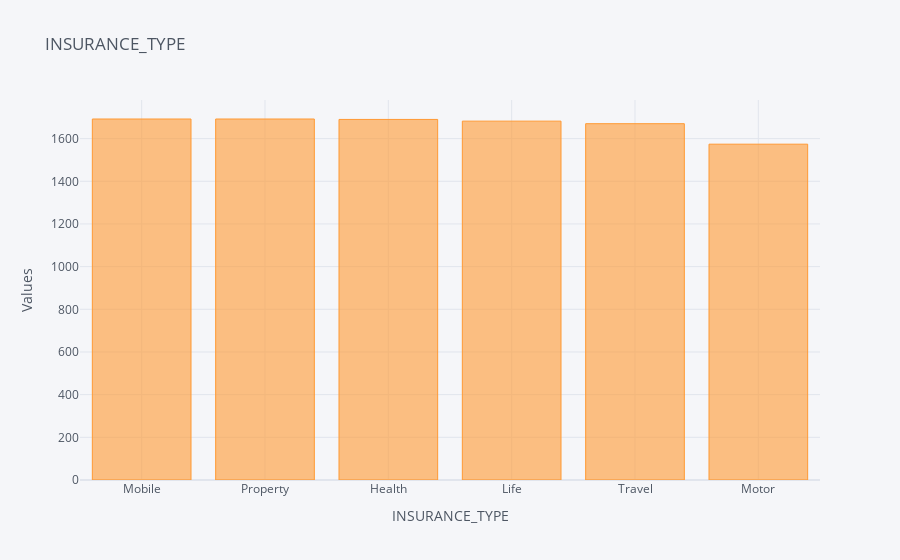
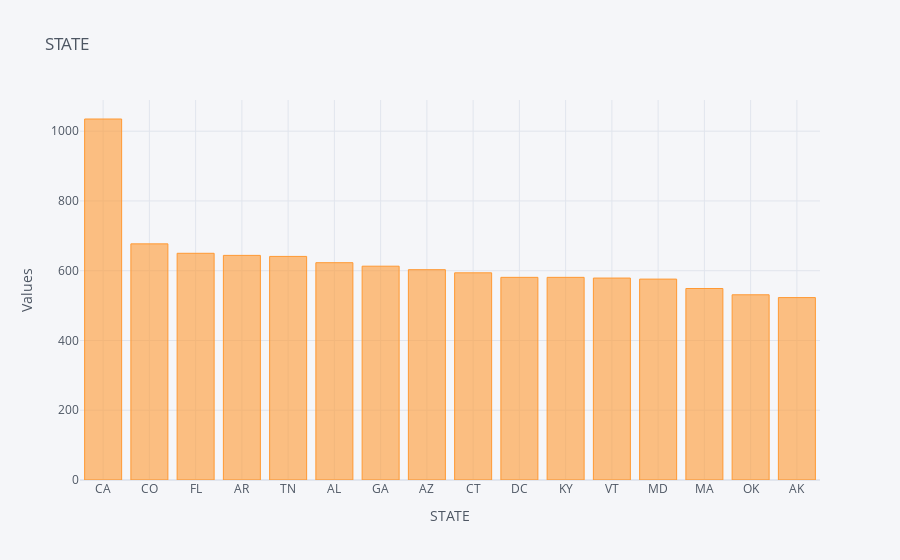
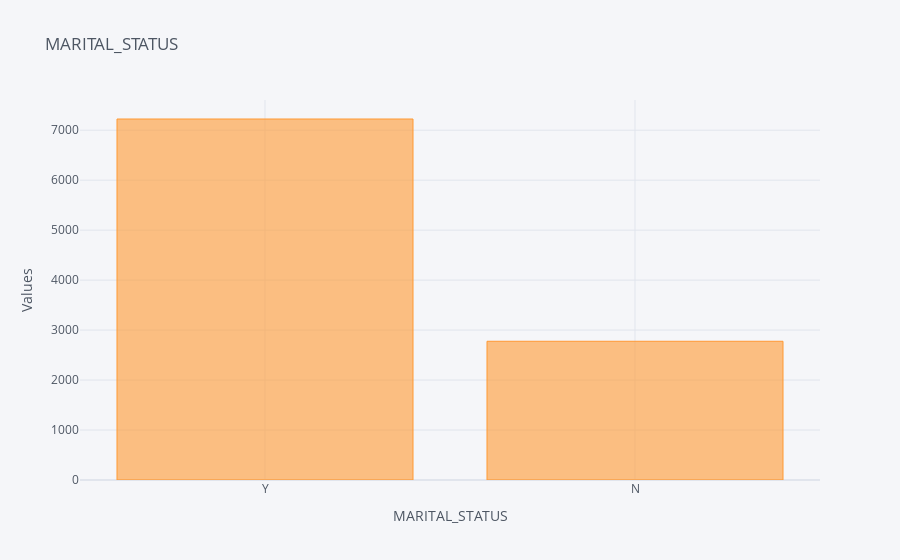
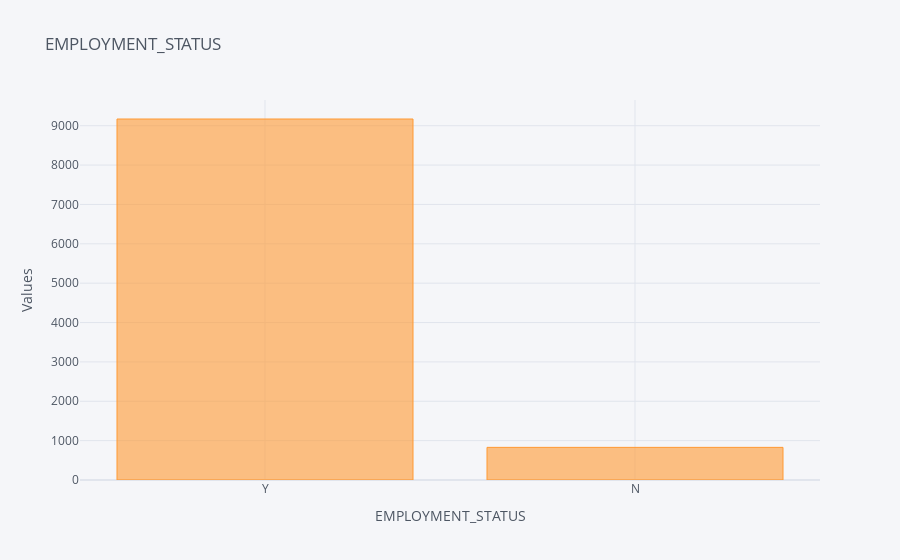

Notebook cell for these charts, in order:
### Code cell
for column in object_columns:
    if len(data[column].unique())<=40:
        data[column].value_counts().iplot(kind='bar',title=column, 
                                        xTitle=column, 
                                        yTitle='Values')

### Figure 1 — Plotly figure (JSON) as saved in the notebook; plotly's stock layout.template omitted (floating-point values rounded to 4 significant figures)
{"data": [{"marker": {"color": "rgba(255, 153, 51, 0.6)", "line": {"color": "rgba(255, 153, 51, 1.0)", "width": 1}}, "name": "count", "orientation": "v", "text": "", "type": "bar", "x": ["Mobile", "Property", "Health", "Life", "Travel", "Motor"], "y": [1692, 1692, 1690, 1682, 1670, 1574]}], "layout": {"legend": {"bgcolor": "#F5F6F9", "font": {"color": "#4D5663"}}, "paper_bgcolor": "#F5F6F9", "plot_bgcolor": "#F5F6F9", "title": {"font": {"color": "#4D5663"}, "text": "INSURANCE_TYPE"}, "xaxis": {"gridcolor": "#E1E5ED", "showgrid": true, "tickfont": {"color": "#4D5663"}, "title": {"font": {"color": "#4D5663"}, "text": "INSURANCE_TYPE"}, "zerolinecolor": "#E1E5ED"}, "yaxis": {"gridcolor": "#E1E5ED", "showgrid": true, "tickfont": {"color": "#4D5663"}, "title": {"font": {"color": "#4D5663"}, "text": "Values"}, "zerolinecolor": "#E1E5ED"}}}

### Figure 2 — Plotly figure (JSON) as saved in the notebook; plotly's stock layout.template omitted (floating-point values rounded to 4 significant figures)
{"data": [{"marker": {"color": "rgba(255, 153, 51, 0.6)", "line": {"color": "rgba(255, 153, 51, 1.0)", "width": 1}}, "name": "count", "orientation": "v", "text": "", "type": "bar", "x": ["CA", "CO", "FL", "AR", "TN", "AL", "GA", "AZ", "CT", "DC", "KY", "VT", "MD", "MA", "OK", "AK"], "y": [1035, 677, 650, 644, 641, 623, 613, 603, 594, 581, 581, 579, 576, 549, 531, 523]}], "layout": {"legend": {"bgcolor": "#F5F6F9", "font": {"color": "#4D5663"}}, "paper_bgcolor": "#F5F6F9", "plot_bgcolor": "#F5F6F9", "title": {"font": {"color": "#4D5663"}, "text": "STATE"}, "xaxis": {"gridcolor": "#E1E5ED", "showgrid": true, "tickfont": {"color": "#4D5663"}, "title": {"font": {"color": "#4D5663"}, "text": "STATE"}, "zerolinecolor": "#E1E5ED"}, "yaxis": {"gridcolor": "#E1E5ED", "showgrid": true, "tickfont": {"color": "#4D5663"}, "title": {"font": {"color": "#4D5663"}, "text": "Values"}, "zerolinecolor": "#E1E5ED"}}}

### Figure 3 — Plotly figure (JSON) as saved in the notebook; plotly's stock layout.template omitted (floating-point values rounded to 4 significant figures)
{"data": [{"marker": {"color": "rgba(255, 153, 51, 0.6)", "line": {"color": "rgba(255, 153, 51, 1.0)", "width": 1}}, "name": "count", "orientation": "v", "text": "", "type": "bar", "x": ["Y", "N"], "y": [7224, 2776]}], "layout": {"legend": {"bgcolor": "#F5F6F9", "font": {"color": "#4D5663"}}, "paper_bgcolor": "#F5F6F9", "plot_bgcolor": "#F5F6F9", "title": {"font": {"color": "#4D5663"}, "text": "MARITAL_STATUS"}, "xaxis": {"gridcolor": "#E1E5ED", "showgrid": true, "tickfont": {"color": "#4D5663"}, "title": {"font": {"color": "#4D5663"}, "text": "MARITAL_STATUS"}, "zerolinecolor": "#E1E5ED"}, "yaxis": {"gridcolor": "#E1E5ED", "showgrid": true, "tickfont": {"color": "#4D5663"}, "title": {"font": {"color": "#4D5663"}, "text": "Values"}, "zerolinecolor": "#E1E5ED"}}}

### Figure 4 — Plotly figure (JSON) as saved in the notebook; plotly's stock layout.template omitted (floating-point values rounded to 4 significant figures)
{"data": [{"marker": {"color": "rgba(255, 153, 51, 0.6)", "line": {"color": "rgba(255, 153, 51, 1.0)", "width": 1}}, "name": "count", "orientation": "v", "text": "", "type": "bar", "x": ["Y", "N"], "y": [9171, 829]}], "layout": {"legend": {"bgcolor": "#F5F6F9", "font": {"color": "#4D5663"}}, "paper_bgcolor": "#F5F6F9", "plot_bgcolor": "#F5F6F9", "title": {"font": {"color": "#4D5663"}, "text": "EMPLOYMENT_STATUS"}, "xaxis": {"gridcolor": "#E1E5ED", "showgrid": true, "tickfont": {"color": "#4D5663"}, "title": {"font": {"color": "#4D5663"}, "text": "EMPLOYMENT_STATUS"}, "zerolinecolor": "#E1E5ED"}, "yaxis": {"gridcolor": "#E1E5ED", "showgrid": true, "tickfont": {"color": "#4D5663"}, "title": {"font": {"color": "#4D5663"}, "text": "Values"}, "zerolinecolor": "#E1E5ED"}}}
